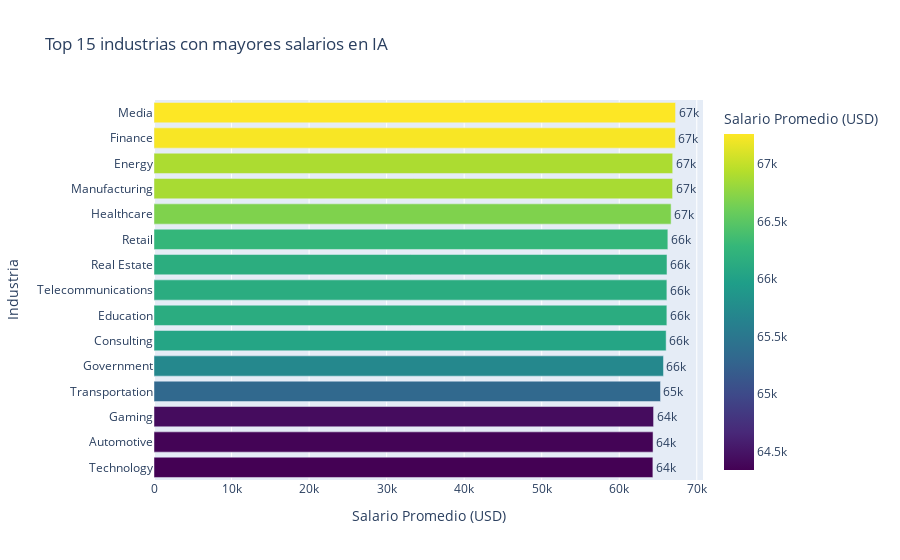

The notebook cell saved with this chart:
### Code cell
import plotly.express as px
# --- Pregunta 7: Top 15 industrias con mayores salarios ---

# Agrupar por industria y calcular salario promedio (top 15)
salary_by_industry = (
    df.groupby('industry')['salary_usd']
    .mean()
    .sort_values(ascending=False)
    .head(15)
    .reset_index()
)

# Gráfico horizontal
fig_industry = px.bar(
    salary_by_industry,
    x='salary_usd',
    y='industry',
    orientation='h',
    title='Top 15 industrias con mayores salarios en IA',
    labels={
        'industry': 'Industria',
        'salary_usd': 'Salario Promedio (USD)'
    },
    text='salary_usd',
    color='salary_usd',
    color_continuous_scale=px.colors.sequential.Viridis
)
fig_industry.update_traces(texttemplate='%{text:.2s}', textposition='outside')
fig_industry.update_layout(
    yaxis={'categoryorder': 'total ascending'},
    #coloraxis_showscale=False
)

fig_industry.show()

### Figure 1 — Plotly figure (JSON) as saved in the notebook; plotly's stock layout.template omitted (floating-point values rounded to 4 significant figures)
{"data": [{"hovertemplate": "Salario Promedio (USD)=%{marker.color}<br>Industria=%{y}<extra></extra>", "legendgroup": "", "marker": {"color": [67260.0, 67240.0, 66900.0, 66880.0, 66690.0, 66270.0, 66160.0, 66140.0, 66140.0, 66050.0, 65700.0, 65320.0, 64430.0, 64360.0, 64340.0], "coloraxis": "coloraxis", "pattern": {"shape": ""}}, "name": "", "orientation": "h", "showlegend": false, "text": [67260.0, 67240.0, 66900.0, 66880.0, 66690.0, 66270.0, 66160.0, 66140.0, 66140.0, 66050.0, 65700.0, 65320.0, 64430.0, 64360.0, 64340.0], "textposition": "outside", "texttemplate": "%{text:.2s}", "type": "bar", "x": [67260.0, 67240.0, 66900.0, 66880.0, 66690.0, 66270.0, 66160.0, 66140.0, 66140.0, 66050.0, 65700.0, 65320.0, 64430.0, 64360.0, 64340.0], "xaxis": "x", "y": ["Media", "Finance", "Energy", "Manufacturing", "Healthcare", "Retail", "Real Estate", "Telecommunications", "Education", "Consulting", "Government", "Transportation", "Gaming", "Automotive", "Technology"], "yaxis": "y"}], "layout": {"barmode": "relative", "coloraxis": {"colorbar": {"title": {"text": "Salario Promedio (USD)"}}, "colorscale": [[0, "#440154"], [0.1111, "#482878"], [0.2222, "#3e4989"], [0.3333, "#31688e"], [0.4444, "#26828e"], [0.5556, "#1f9e89"], [0.6667, "#35b779"], [0.7778, "#6ece58"], [0.8889, "#b5de2b"], [1, "#fde725"]]}, "legend": {"tracegroupgap": 0}, "title": {"text": "Top 15 industrias con mayores salarios en IA"}, "xaxis": {"anchor": "y", "domain": [0, 1], "title": {"text": "Salario Promedio (USD)"}}, "yaxis": {"anchor": "x", "categoryorder": "total ascending", "domain": [0, 1], "title": {"text": "Industria"}}}}
